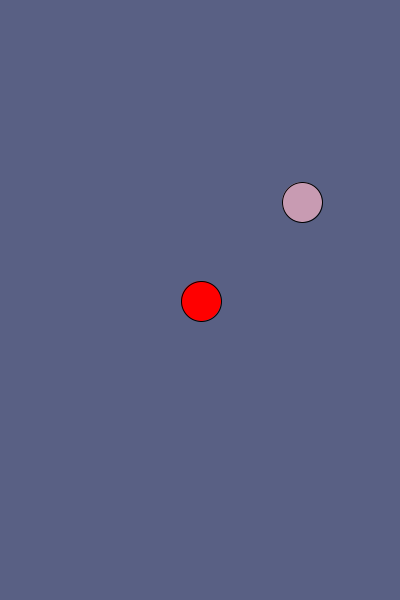
Frame 1 (no input)
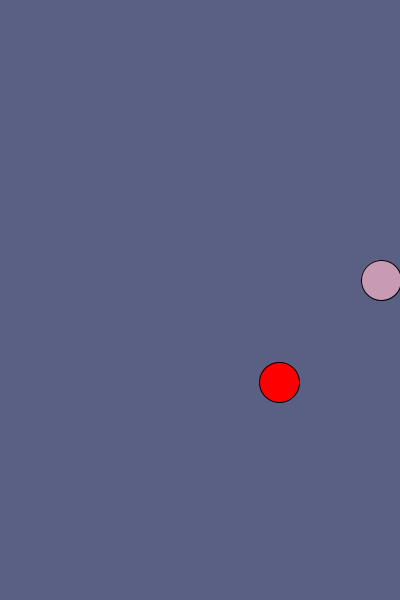
Frame 60 (the mouse pressed at the canvas centre just before this capture)
Frame 120 (the mouse held since frame 60 and released just before this capture): identical to frame 60, image omitted

The Processing sketch that drew these frames (run headless with seeded random() and noise(); from frame 60 on, the mouse is pressed at the canvas centre):

// Processing sketch: processing_62515
// ── processing_62515.pde

float radius;
float ballX;
float ballY;
float xSpeed;
float ySpeed;

void setup()
{
  size(400, 600);
  background(89,96,132);
  smooth();
  frameRate(60);
  radius = 20;
  ballX = width/2;
  ballY = height/2;
  xSpeed = 1;
  ySpeed = 1;
}

void draw()
{
  background(89,96,132);
  fill(255, 0, 0);

  // Is ball at the bottom?
  if (ballY >= height-radius )
  {
    ballY = height-radius;
    ySpeed = ySpeed * (-1) ;
  }

  // Is ball at the top?
  if (ballY <= radius )
  {
    ballY = radius;
    ySpeed = ySpeed * (-1) ;
  }

  // Is ball at the right edge?
  if (ballX >= width-radius )
  {
    ballX = width-radius;
    xSpeed = xSpeed * (-1) ;
  }

  // Is ball at the left edge?
  if (ballX <= radius )
  {
    ballX = radius;
    xSpeed = xSpeed * (-1) ;
  }

  ballX = ballX + xSpeed;
  ballY = ballY + ySpeed;
  ellipse( ballX, ballY, radius*2, radius*2 );
  println("x=" + ballX + " y=" + ballY);

fill(200,  155, 178);

  // Is ball at the bottom?
  if (ballX >= height-radius )
  {
    ballX = height-radius;
    ySpeed = ySpeed * (-1) ;
  }

  // Is ball at the top?
  if (ballX <= radius )
  {
    ballX = radius;
    ySpeed = ySpeed * (-1) ;
  }

  // Is ball at the right edge?
  if (ballY >= width-radius )
  {
    ballY = width-radius;
    xSpeed = xSpeed * (-1) ;
  }

  // Is ball at the left edge?
  if (ballY <= radius )
  {
    ballY = radius;
    ySpeed = ySpeed * (-1) ;
  }

  ballX = ballX + xSpeed;
  ballY = ballY + ySpeed;
  ellipse( ballY, ballX, radius*2, radius*2 );
  println("x=" + ballY + " y=" + ballX);
  
  if ( mouseX < width/2  && mouseX>width/4)
  {
    fill (0, 255, 0);
    ellipse  (  width/2, height/2, 100, 100 );
  if ( mouseX < width/2  && mouseX>width/4)
  fill (0,0,255);
 ellipse( 125, height/4, 155,155);
  if ( mouseX < width/2  && mouseX>width/4)
  fill (0,0,255);
  ellipse ( 270,height/4,155 ,155);
  if ( mouseX < width/2  && mouseX>width/4)
  strokeWeight(25); 
  line( 25,450, 375, 450); 
  
 
 
}
}
void mouseDragged()
{
  ballX = mouseX;
  xSpeed = mouseX - pmouseX ;

  ballY = mouseY;
  ySpeed = mouseY - pmouseY ;
}
